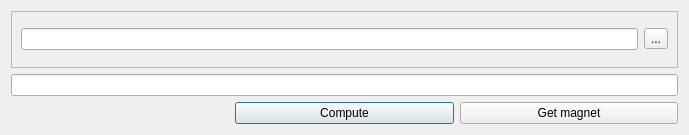
<?xml version="1.0" encoding="UTF-8"?>
<ui version="4.0">
 <class>UIFileHasher</class>
 <widget class="QDialog" name="UIFileHasher">
  <property name="windowModality">
   <enum>Qt::WindowModal</enum>
  </property>
  <property name="geometry">
   <rect>
    <x>0</x>
    <y>0</y>
    <width>689</width>
    <height>135</height>
   </rect>
  </property>
  <property name="maximumSize">
   <size>
    <width>16777215</width>
    <height>135</height>
   </size>
  </property>
  <property name="windowTitle">
   <string>TTH Calculator</string>
  </property>
  <layout class="QGridLayout" name="gridLayout">
   <item row="1" column="0" colspan="3">
    <widget class="QFrame" name="frame">
     <property name="frameShape">
      <enum>QFrame::StyledPanel</enum>
     </property>
     <property name="frameShadow">
      <enum>QFrame::Raised</enum>
     </property>
     <layout class="QGridLayout" name="gridLayout_2">
      <item row="0" column="0">
       <widget class="QLineEdit" name="lineEdit_FILE">
        <property name="readOnly">
         <bool>false</bool>
        </property>
       </widget>
      </item>
      <item row="0" column="1">
       <widget class="QToolButton" name="pushButton_BROWSE">
        <property name="text">
         <string>...</string>
        </property>
       </widget>
      </item>
     </layout>
    </widget>
   </item>
   <item row="5" column="0" colspan="3">
    <widget class="QLineEdit" name="lineEdit_HASH">
     <property name="readOnly">
      <bool>true</bool>
     </property>
    </widget>
   </item>
   <item row="7" column="1">
    <widget class="QPushButton" name="pushButton_RUN">
     <property name="text">
      <string>Compute</string>
     </property>
    </widget>
   </item>
   <item row="7" column="2">
    <widget class="QPushButton" name="pushButton_MAGNET">
     <property name="text">
      <string>Get magnet</string>
     </property>
    </widget>
   </item>
  </layout>
 </widget>
 <resources/>
 <connections/>
</ui>
